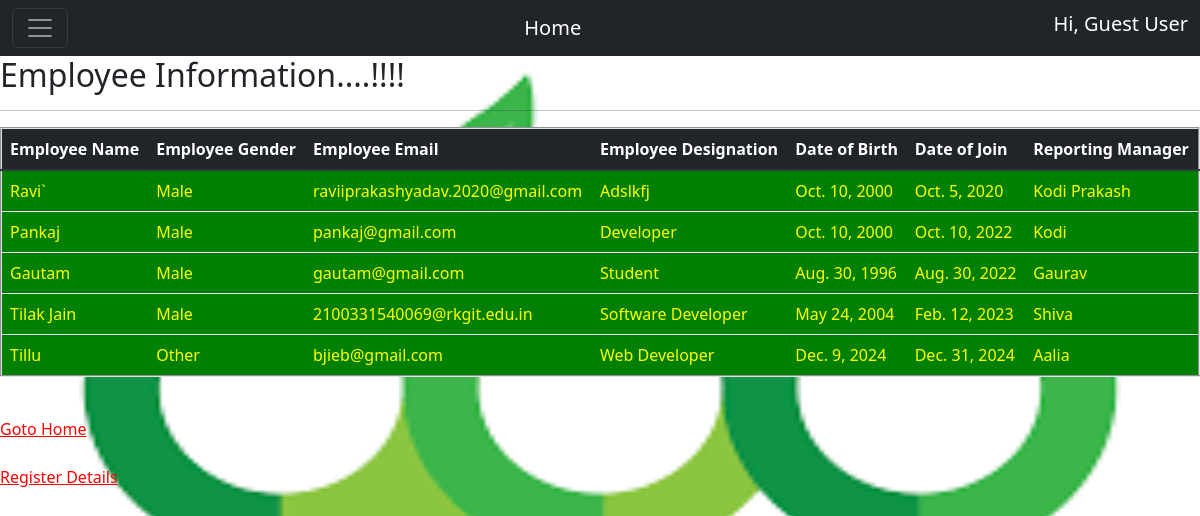
Page /app/get_emp_data on the committed database.
### app/models.py (models this page shows, shortened)
class Employee(models.Model):
    CHOICE=(('male','Male'), ('female',' Female'),('other','Others'))
    name=models.CharField(max_length=30)
    email=models.EmailField()
    date_of_birth=models.DateField()
    date_of_join=models.DateField()
    gender=models.CharField(max_length=20, choices=CHOICE )
    designation=models.CharField(max_length=30)
    reporting_manager=models.CharField(max_length=30)

### app/views.py (the view)
# urls.py: path("get_emp_data", views.get_emp_data),
def get_emp_data(request):
    emp_data=Employee.objects.all()
    return render(request,'app/emp_data.html',{'emp_data':emp_data})

### templates/app/emp_data.html (shortened to what this page needs)
{% extends 'app/base.html' %}
  {% block body_block %}
    <h2>Employee Information....!!!!</h2>
    <hr>
    <table class="table" border="2">
        <thead class="thead-dark">
          <tr>
            <th scope="col">Employee Name</th>
            <th scope="col">Employee Gender</th>
            <th scope="col">Employee Email</th>
            <th scope="col">Employee Designation</th>
            <th scope="col">Date of Birth</th>
            <th scope="col">Date of Join</th>
            <th scope="col">Reporting Manager</th>
          </tr>
        </thead>
        <tbody>
            {% for data in emp_data %}
          <tr>
            <td> {{data.name|title}}</td>
            <td> {{data.gender|title}}</td>
            <td>{{data.email|lower}}</td>
            <td>{{data.designation|title}}</td>
            <td>{{data.date_of_birth}}</td>
            <td>{{data.date_of_join}}</td>
            <td>{{data.reporting_manager|title}}</td>
          </tr>
          {% endfor %}
        </tbody>
      </table>
    <br>
    <a href="/app/home" >Goto Home</a>
    <br>
    <br>
    <a href="/app/empdataform">Register Details</a>
    {% endblock %}

### templates/app/base.html (shortened to what this page needs)
<!DOCTYPE html>
<html lang="en">
<head>
  <link rel="stylesheet" href="https://maxcdn.bootstrapcdn.com/bootstrap/4.0.0/css/bootstrap.min.css"
>
    <link href="https://cdn.jsdelivr.net/npm/bootstrap@5.2.0/dist/css/bootstrap.min.css" rel="stylesheet">
    <link href="https://getbootstrap.com/docs/5.2/assets/css/docs.css" rel="stylesheet">
</head>
<body>
  <nav class="navbar navbar-dark bg-dark fixed" >
    <div class="container-fluid">
      <button class="navbar-toggler" type="button" data-bs-toggle="offcanvas" data-bs-target="#offcanvasDarkNavbar" aria-controls="offcanvasDarkNavbar">
        <span class="navbar-toggler-icon"></span>
      </button>
      <a class="navbar-brand" href="/app/home">Home</a>
{% if user.is_authenticated %}
      <h5 style="color: white">Hi, {{user.first_name|title}} {{user.last_name|title}}</h5>
     {% else %}
     <h5 style=color:white>Hi, Guest User</h5>
    {% endif %}
      </div>
  </nav>
{% block body_block %}
{% endblock %}
</body>
</html>

### templates/app/base.html (style rules this page uses)
body { background-repeat: no-repeat; background-attachment: fixed; background-size: 100% 100%; }

### templates/app/emp_data.html (style rules this page uses)
a:link { color: red; }
tr { background-color:green; color:yellow; }

### rows in the picture
Employee: name "Ravi`", gender "Male", email "raviiprakashyadav.2020@gmail.com", designation "Adslkfj", date_of_birth "Oct. 10, 2000", date_of_join "Oct. 5, 2020", reporting_manager "Kodi Prakash"
Employee: name "Pankaj", gender "Male", email "pankaj@gmail.com", designation "Developer", date_of_birth "Oct. 10, 2000", date_of_join "Oct. 10, 2022", reporting_manager "Kodi"
Employee: name "Gautam", gender "Male", email "gautam@gmail.com", designation "Student", date_of_birth "Aug. 30, 1996", date_of_join "Aug. 30, 2022", reporting_manager "Gaurav"
Employee: name "Tilak Jain", gender "Male", email "2100331540069@rkgit.edu.in", designation "Software Developer", date_of_birth "May 24, 2004", date_of_join "Feb. 12, 2023", reporting_manager "Shiva"
Employee: name "Tillu", gender "Other", email "bjieb@gmail.com", designation "Web Developer", date_of_birth "Dec. 9, 2024", date_of_join "Dec. 31, 2024", reporting_manager "Aalia"
